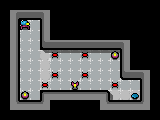

Rendered tile map (Tiled .tmx) drawn with the repository's tilesets; below, a short description and the map source with its tile grids summarised:
An orthogonal 16x12 tile map with 10x10 px tiles, 3 tile layers (background, walls, entities).

<map version="1.0" orientation="orthogonal" renderorder="right-down" width="16" height="12" tilewidth="10" tileheight="10" nextobjectid="3">
 <tileset firstgid="1" name="7dlibgdxTileSet" tilewidth="10" tileheight="10" tilecount="625" columns="25">
  <image source="spritesheet.png" width="256" height="256" />
  <tile id="0">
   <properties>
    <property name="player" type="bool" value="true" />
   </properties>
  </tile>
  <tile id="55">
   <properties>
    <property name="teleport" type="bool" value="true" />
   </properties>
  </tile>
  <tile id="80">
   <properties>
    <property name="playerTeleport" type="bool" value="true" />
   </properties>
  </tile>
  <tile id="100">
   <properties>
    <property name="collectable" type="bool" value="true" />
   </properties>
  </tile>
  <tile id="125">
   <properties>
    <property name="repairStation" type="bool" value="true" />
   </properties>
  </tile>
  <tile id="150">
   <properties>
    <property name="trap" type="bool" value="true" />
   </properties>
  </tile>
  <tile id="155">
   <properties>
    <property name="horizontal" type="bool" value="true" />
    <property name="movingTrap" type="bool" value="true" />
   </properties>
  </tile>
  <tile id="176">
   <properties>
    <property name="block" type="bool" value="true" />
   </properties>
  </tile>
  <tile id="177">
   <properties>
    <property name="block" type="bool" value="true" />
   </properties>
  </tile>
  <tile id="178">
   <properties>
    <property name="block" type="bool" value="true" />
   </properties>
  </tile>
  <tile id="179">
   <properties>
    <property name="block" type="bool" value="true" />
   </properties>
  </tile>
  <tile id="180">
   <properties>
    <property name="block" type="bool" value="true" />
   </properties>
  </tile>
  <tile id="181">
   <properties>
    <property name="block" type="bool" value="true" />
   </properties>
  </tile>
  <tile id="182">
   <properties>
    <property name="block" type="bool" value="true" />
   </properties>
  </tile>
  <tile id="183">
   <properties>
    <property name="block" type="bool" value="true" />
   </properties>
  </tile>
  <tile id="184">
   <properties>
    <property name="block" type="bool" value="true" />
   </properties>
  </tile>
 </tileset>
 <layer name="background" width="16" height="12">
  <data>[192 cells, 55 non-empty, 5 distinct tile ids]</data>
 </layer>
 <layer name="walls" width="16" height="12">
  <data>[192 cells, 46 non-empty, 11 distinct tile ids]</data>
 </layer>
 <layer name="entities" width="16" height="12">
  <data>[192 cells, 11 non-empty, 5 distinct tile ids]</data>
 </layer>
</map>
